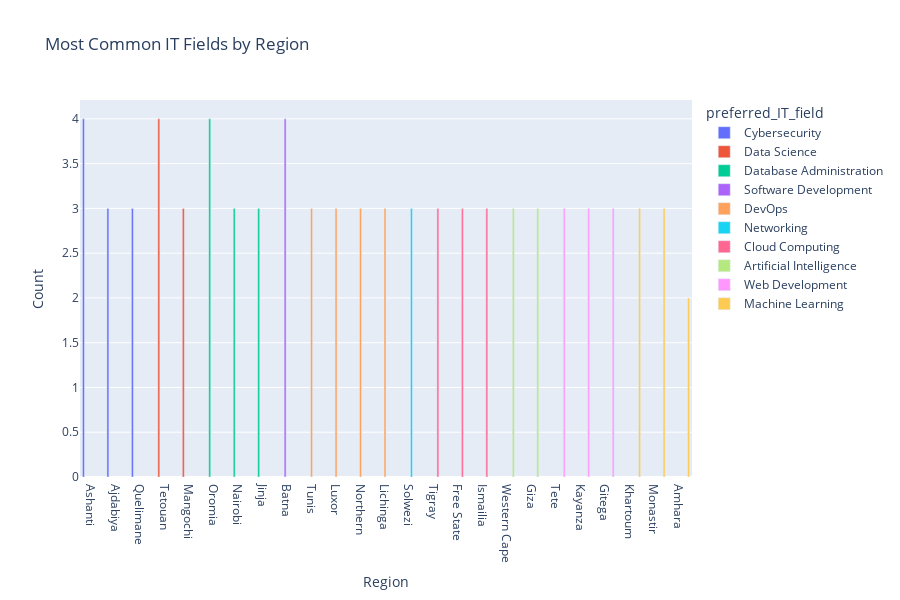

The code cell stored with this chart in its notebook:
### Code cell
# Create grouped bar chart using plotly for the result
fig = px.bar(IT_25_region, x='region', y='count',
             color='preferred_IT_field',
             title='Most Common IT Fields by Region', 
             labels={'count': 'Count', 'region': 'Region'},
             barmode='group', height=600, width =900)
fig.show()

### Figure 1 — Plotly figure (JSON) as saved in the notebook; plotly's stock layout.template omitted (floating-point values rounded to 4 significant figures)
{"data": [{"alignmentgroup": "True", "hovertemplate": "preferred_IT_field=Cybersecurity<br>Region=%{x}<br>Count=%{y}<extra></extra>", "legendgroup": "Cybersecurity", "marker": {"color": "#636efa", "pattern": {"shape": ""}}, "name": "Cybersecurity", "offsetgroup": "Cybersecurity", "orientation": "v", "showlegend": true, "textposition": "auto", "type": "bar", "x": ["Ashanti", "Ajdabiya", "Quelimane"], "xaxis": "x", "y": [4, 3, 3], "yaxis": "y"}, {"alignmentgroup": "True", "hovertemplate": "preferred_IT_field=Data Science<br>Region=%{x}<br>Count=%{y}<extra></extra>", "legendgroup": "Data Science", "marker": {"color": "#EF553B", "pattern": {"shape": ""}}, "name": "Data Science", "offsetgroup": "Data Science", "orientation": "v", "showlegend": true, "textposition": "auto", "type": "bar", "x": ["Tetouan", "Mangochi"], "xaxis": "x", "y": [4, 3], "yaxis": "y"}, {"alignmentgroup": "True", "hovertemplate": "preferred_IT_field=Database Administration<br>Region=%{x}<br>Count=%{y}<extra></extra>", "legendgroup": "Database Administration", "marker": {"color": "#00cc96", "pattern": {"shape": ""}}, "name": "Database Administration", "offsetgroup": "Database Administration", "orientation": "v", "showlegend": true, "textposition": "auto", "type": "bar", "x": ["Oromia", "Nairobi", "Jinja"], "xaxis": "x", "y": [4, 3, 3], "yaxis": "y"}, {"alignmentgroup": "True", "hovertemplate": "preferred_IT_field=Software Development<br>Region=%{x}<br>Count=%{y}<extra></extra>", "legendgroup": "Software Development", "marker": {"color": "#ab63fa", "pattern": {"shape": ""}}, "name": "Software Development", "offsetgroup": "Software Development", "orientation": "v", "showlegend": true, "textposition": "auto", "type": "bar", "x": ["Batna"], "xaxis": "x", "y": [4], "yaxis": "y"}, {"alignmentgroup": "True", "hovertemplate": "preferred_IT_field=DevOps<br>Region=%{x}<br>Count=%{y}<extra></extra>", "legendgroup": "DevOps", "marker": {"color": "#FFA15A", "pattern": {"shape": ""}}, "name": "DevOps", "offsetgroup": "DevOps", "orientation": "v", "showlegend": true, "textposition": "auto", "type": "bar", "x": ["Tunis", "Luxor", "Northern", "Lichinga"], "xaxis": "x", "y": [3, 3, 3, 3], "yaxis": "y"}, {"alignmentgroup": "True", "hovertemplate": "preferred_IT_field=Networking<br>Region=%{x}<br>Count=%{y}<extra></extra>", "legendgroup": "Networking", "marker": {"color": "#19d3f3", "pattern": {"shape": ""}}, "name": "Networking", "offsetgroup": "Networking", "orientation": "v", "showlegend": true, "textposition": "auto", "type": "bar", "x": ["Solwezi"], "xaxis": "x", "y": [3], "yaxis": "y"}, {"alignmentgroup": "True", "hovertemplate": "preferred_IT_field=Cloud Computing<br>Region=%{x}<br>Count=%{y}<extra></extra>", "legendgroup": "Cloud Computing", "marker": {"color": "#FF6692", "pattern": {"shape": ""}}, "name": "Cloud Computing", "offsetgroup": "Cloud Computing", "orientation": "v", "showlegend": true, "textposition": "auto", "type": "bar", "x": ["Tigray", "Free State", "Ismailia"], "xaxis": "x", "y": [3, 3, 3], "yaxis": "y"}, {"alignmentgroup": "True", "hovertemplate": "preferred_IT_field=Artificial Intelligence<br>Region=%{x}<br>Count=%{y}<extra></extra>", "legendgroup": "Artificial Intelligence", "marker": {"color": "#B6E880", "pattern": {"shape": ""}}, "name": "Artificial Intelligence", "offsetgroup": "Artificial Intelligence", "orientation": "v", "showlegend": true, "textposition": "auto", "type": "bar", "x": ["Western Cape", "Giza"], "xaxis": "x", "y": [3, 3], "yaxis": "y"}, {"alignmentgroup": "True", "hovertemplate": "preferred_IT_field=Web Development<br>Region=%{x}<br>Count=%{y}<extra></extra>", "legendgroup": "Web Development", "marker": {"color": "#FF97FF", "pattern": {"shape": ""}}, "name": "Web Development", "offsetgroup": "Web Development", "orientation": "v", "showlegend": true, "textposition": "auto", "type": "bar", "x": ["Tete", "Kayanza", "Gitega"], "xaxis": "x", "y": [3, 3, 3], "yaxis": "y"}, {"alignmentgroup": "True", "hovertemplate": "preferred_IT_field=Machine Learning<br>Region=%{x}<br>Count=%{y}<extra></extra>", "legendgroup": "Machine Learning", "marker": {"color": "#FECB52", "pattern": {"shape": ""}}, "name": "Machine Learning", "offsetgroup": "Machine Learning", "orientation": "v", "showlegend": true, "textposition": "auto", "type": "bar", "x": ["Khartoum", "Monastir", "Amhara"], "xaxis": "x", "y": [3, 3, 2], "yaxis": "y"}], "layout": {"barmode": "group", "height": 600, "legend": {"title": {"text": "preferred_IT_field"}, "tracegroupgap": 0}, "title": {"text": "Most Common IT Fields by Region"}, "width": 900, "xaxis": {"anchor": "y", "autorange": true, "domain": [0, 1], "range": [-0.5, 24.5], "title": {"text": "Region"}, "type": "category"}, "yaxis": {"anchor": "x", "autorange": true, "domain": [0, 1], "range": [0, 4.211], "title": {"text": "Count"}, "type": "linear"}}}
